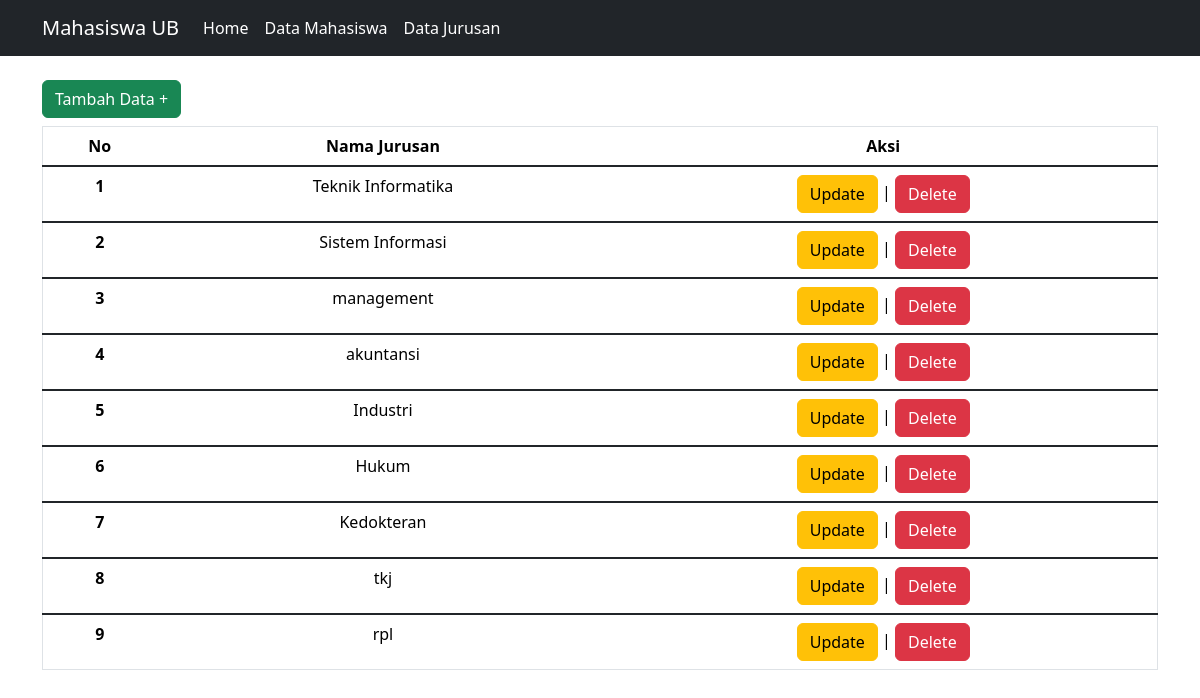
Screenshot of /data_jurusan.php with the database file from the repository.
### tables this page shows
CREATE TABLE `data_jurusan` (
  `id_jurusan` int(11) NOT NULL,
  `nama_jurusan` varchar(255) NOT NULL
);

### data_jurusan.php (the view, shortened to what this page needs)
<?php
   include "./config/connection.php";
   include "./layouts/header.php";
   $jurusan = mysqli_query($connection, "SELECT * FROM data_jurusan");
   ?>
<!doctype html>
<html lang="en">
<head>
    <link href="https://cdn.jsdelivr.net/npm/bootstrap@5.3.2/dist/css/bootstrap.min.css" rel="stylesheet">
</head>
<body>
    <div class="container mt-4 ">
        <a href="tambah_jurusan.php" class="btn btn-success mb-2 ms-auto ">Tambah Data +</a>
        <table class="table border text-center">
            <thead>
                <tr class="">
                    <th scope="col">No</th>
                    <th scope="col">Nama Jurusan</th>
                    <th scope="col">Aksi</th>
                </tr>
            </thead>
            <?php $i = 1;
               foreach ($jurusan as $jrsn) : ?>
                <tbody class="table-group-divider ">
                    <tr>
                        <th scope="row"> <?= $i++ ?> </th>
                        <td> <?= $jrsn["nama_jurusan"] ?> </td>
                        <td>
                            <a href="update_jurusan.php?id=<?= $jrsn["id_jurusan"] ?> " class="btn btn-warning">Update</a> |
                            <a href="delete_jurusan.php?id= <?= $jrsn['id_jurusan'] ?> " onclick="return confirm('apakah data tetap akan dihapus ?');" class="btn btn-danger">Delete</a>
                        </td>
                    </tr>
                </tbody>
            <?php endforeach; ?>
        </table>
    </div>
</body>
</html>

### rows the page displays
data_jurusan: nama_jurusan "Teknik Informatika"
data_jurusan: nama_jurusan "Sistem Informasi"
data_jurusan: nama_jurusan "management"
data_jurusan: nama_jurusan "akuntansi"
data_jurusan: nama_jurusan "Industri"
data_jurusan: nama_jurusan "Hukum"
data_jurusan: nama_jurusan "Kedokteran"
data_jurusan: nama_jurusan "tkj"
data_jurusan: nama_jurusan "rpl"
